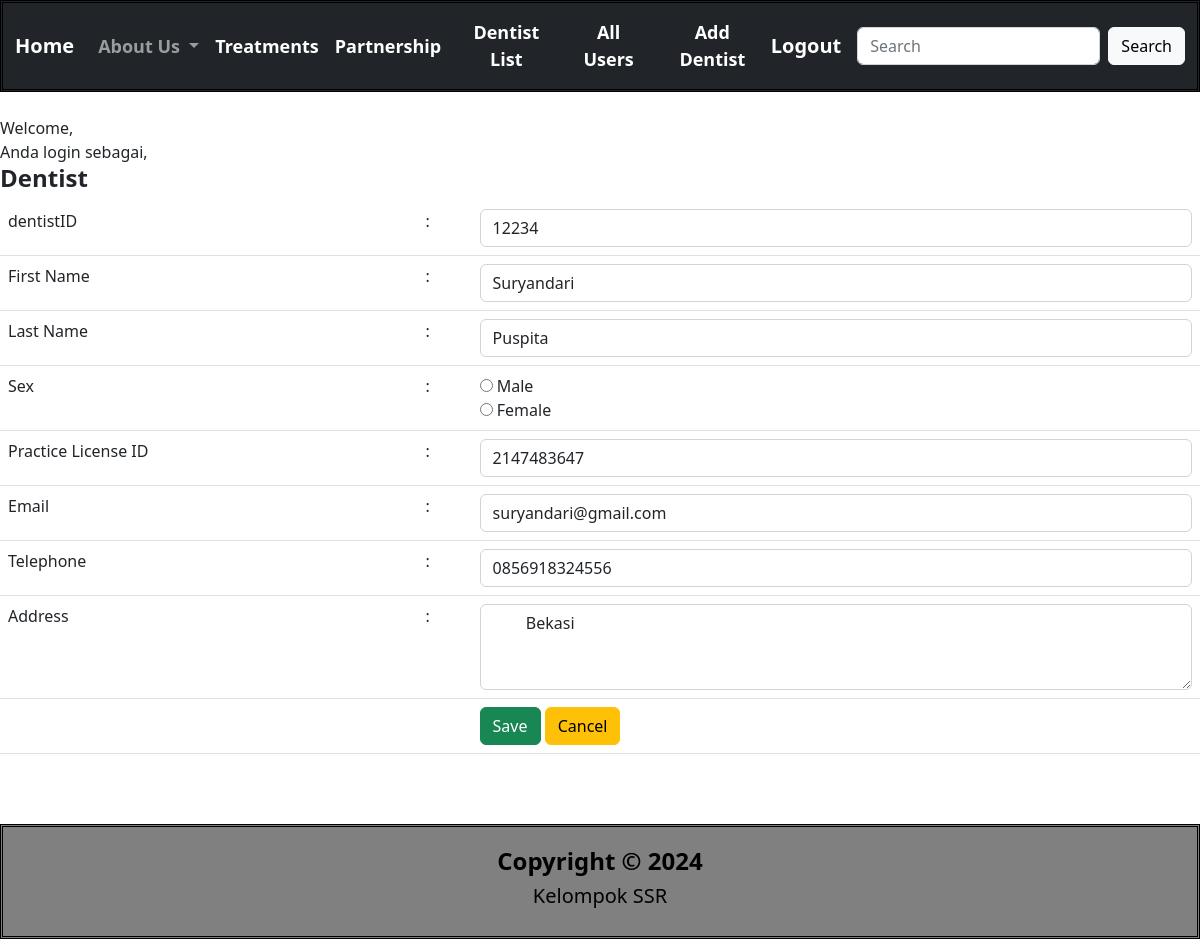
Screenshot of /adminhome.php?p=dentist&dentistID=12234 with the database file from the repository.
### tables this page shows
CREATE TABLE `dentist` (
  `dentistID` int(10) NOT NULL,
  `fname` varchar(20) DEFAULT NULL,
  `lname` varchar(20) DEFAULT NULL,
  `sex` char(1) DEFAULT NULL,
  `address` text DEFAULT NULL,
  `licenseID` int(20) DEFAULT NULL,
  `email` varchar(100) DEFAULT NULL,
  `telp` varchar(15) DEFAULT NULL,
  `userid` int(11) DEFAULT NULL
);

### class/class.Dentist.php (called while the page is built, shortened)
<?php
class Dentist extends Connection {
    private $dentistID='';
    public function __get($atribute) {
        if(property_exists($this, $atribute)) {
            return $this->$atribute;
        }
    }
    public function SelectOneDentist(){
        $sql = "SELECT * FROM dentist WHERE dentistID='$this->dentistID'";
        $resultOne = mysqli_query($this->connection, $sql);
        if(mysqli_num_rows($resultOne) == 1){
            $data = mysqli_fetch_assoc($resultOne);
            $this->dentistID = $data['dentistID'];
            $this->fname = $data['fname'];
            $this->lname=$data['lname'];
            $this->email=$data['email'];
            $this->telp=$data['telp'];
            $this->licenseID=$data['licenseID'];
            $this->address=$data['address'];
        }
    }
}
?>

### inc.koneksi.php (called while the page is built, shortened)
<?php
class Connection{
    private $host = "localhost";
    private $struser = "root";
    private $strpassword = "";
    function __construct()
    {
        $conn = mysqli_connect($this->host, $this->struser, $this->strpassword);
        $this->connection = $conn;
    }
}
?>

### pages/dentist.php (the view, shortened to what this page needs)
<?php
require_once('./class/class.Dentist.php');
$objDentist = new Dentist();
if(isset($_POST['btnSubmit'])){
    $objDentist->dentistID = $_POST['dentistID'];
    $objDentist->fname = $_POST['fname'];
    $objDentist->lname = $_POST['lname'];
    $objDentist->sex = $_POST['sex'];
    $objDentist->licenseID = $_POST['licenseID'];
    $objDentist->email = $_POST['email'];
    $objDentist->telp = $_POST['telp'];
    $objDentist->address = $_POST['address'];
    if(isset($_GET['dentistID'])){
        $objDentist->dentistID = $_GET['dentistID'];
        $objDentist->UpdateDentist();
    } else {
     $objDentist->AddDentist();
    }
    echo "<script> alert('$objDentist->message'); </script>";
    if($objDentist->hasil){
        echo '<script> window.location = "adminhome.php?p=dentistList";</script>';
    }
} else if (isset($_GET['dentistID'])){
        $objDentist->dentistID = $_GET['dentistID'];
        $objDentist->SelectOneDentist();
    }
?>
<h4 class="title">
    <span class="text">
        <strong>Dentist</strong>
    </span>
</h4>
<form action="" method="post">
    <table class="table">
        <tr>
        <td>dentistID</td>
        <td>:</td>
        <td><input type="text" class="form-control" name="dentistID" value="<?php echo $objDentist->dentistID; ?>"></td>
    </tr>
    <tr>
        <td>First Name</td>
        <td>:</td>
        <td><input type="text" class="form-control" ssn="fname" name="fname" value="<?php echo $objDentist->fname; ?>"></td>
    </tr>
    <tr>
        <td>Last Name</td>
        <td>:</td>
        <td><input type="text" class="form-control" ssn="lname" name="lname" value="<?php echo $objDentist->lname; ?>"></td>
    </tr>
    <tr>
        <td>Sex</td>
        <td>:</td>
        <td><input type="radio" name="sex" value="M" /> Male <br><input type="radio" name="sex" value="F" /> Female</td>
    </tr>
    <tr>
        <td>Practice License ID</td>
        <td>:</td>
        <td><input type="text" class="form-control" name="licenseID" value="<?php echo $objDentist->licenseID; ?>"></td>
    </tr>
    <tr>
        <td>Email</td>
        <td>:</td>
        <td><input type="email" class="form-control" name="email" value="<?php echo $objDentist->email; ?>"></td>
    </tr>
    <tr>
        <td>Telephone</td>
        <td>:</td>
        <td><input type="tel" class="form-control" name="telp" value="<?php echo $objDentist->telp; ?>"></td>
    </tr>
    <tr>
        <td>Address</td>
        <td>:</td>
        <td><textarea class="form-control" name="address" rows="3" cols="19">
        <?php echo $objDentist->address; ?></textarea></td>
    </tr>
    <tr>
        <td colspan="2"></td>
        <td><input type="submit" class="btn btn-success" value="Save" name="btnSubmit">
            <a href="adminhome.php?p=Dentistlist" class="btn btn-warning">Cancel</a>
        </td>
    </tr>
    </table>
</form>

### rows the page displays
dentist: dentistID "12234", fname "Suryandari", lname "Puspita", licenseID "2147483647", email "suryandari@gmail.com", telp "0856918324556", address "Bekasi"
